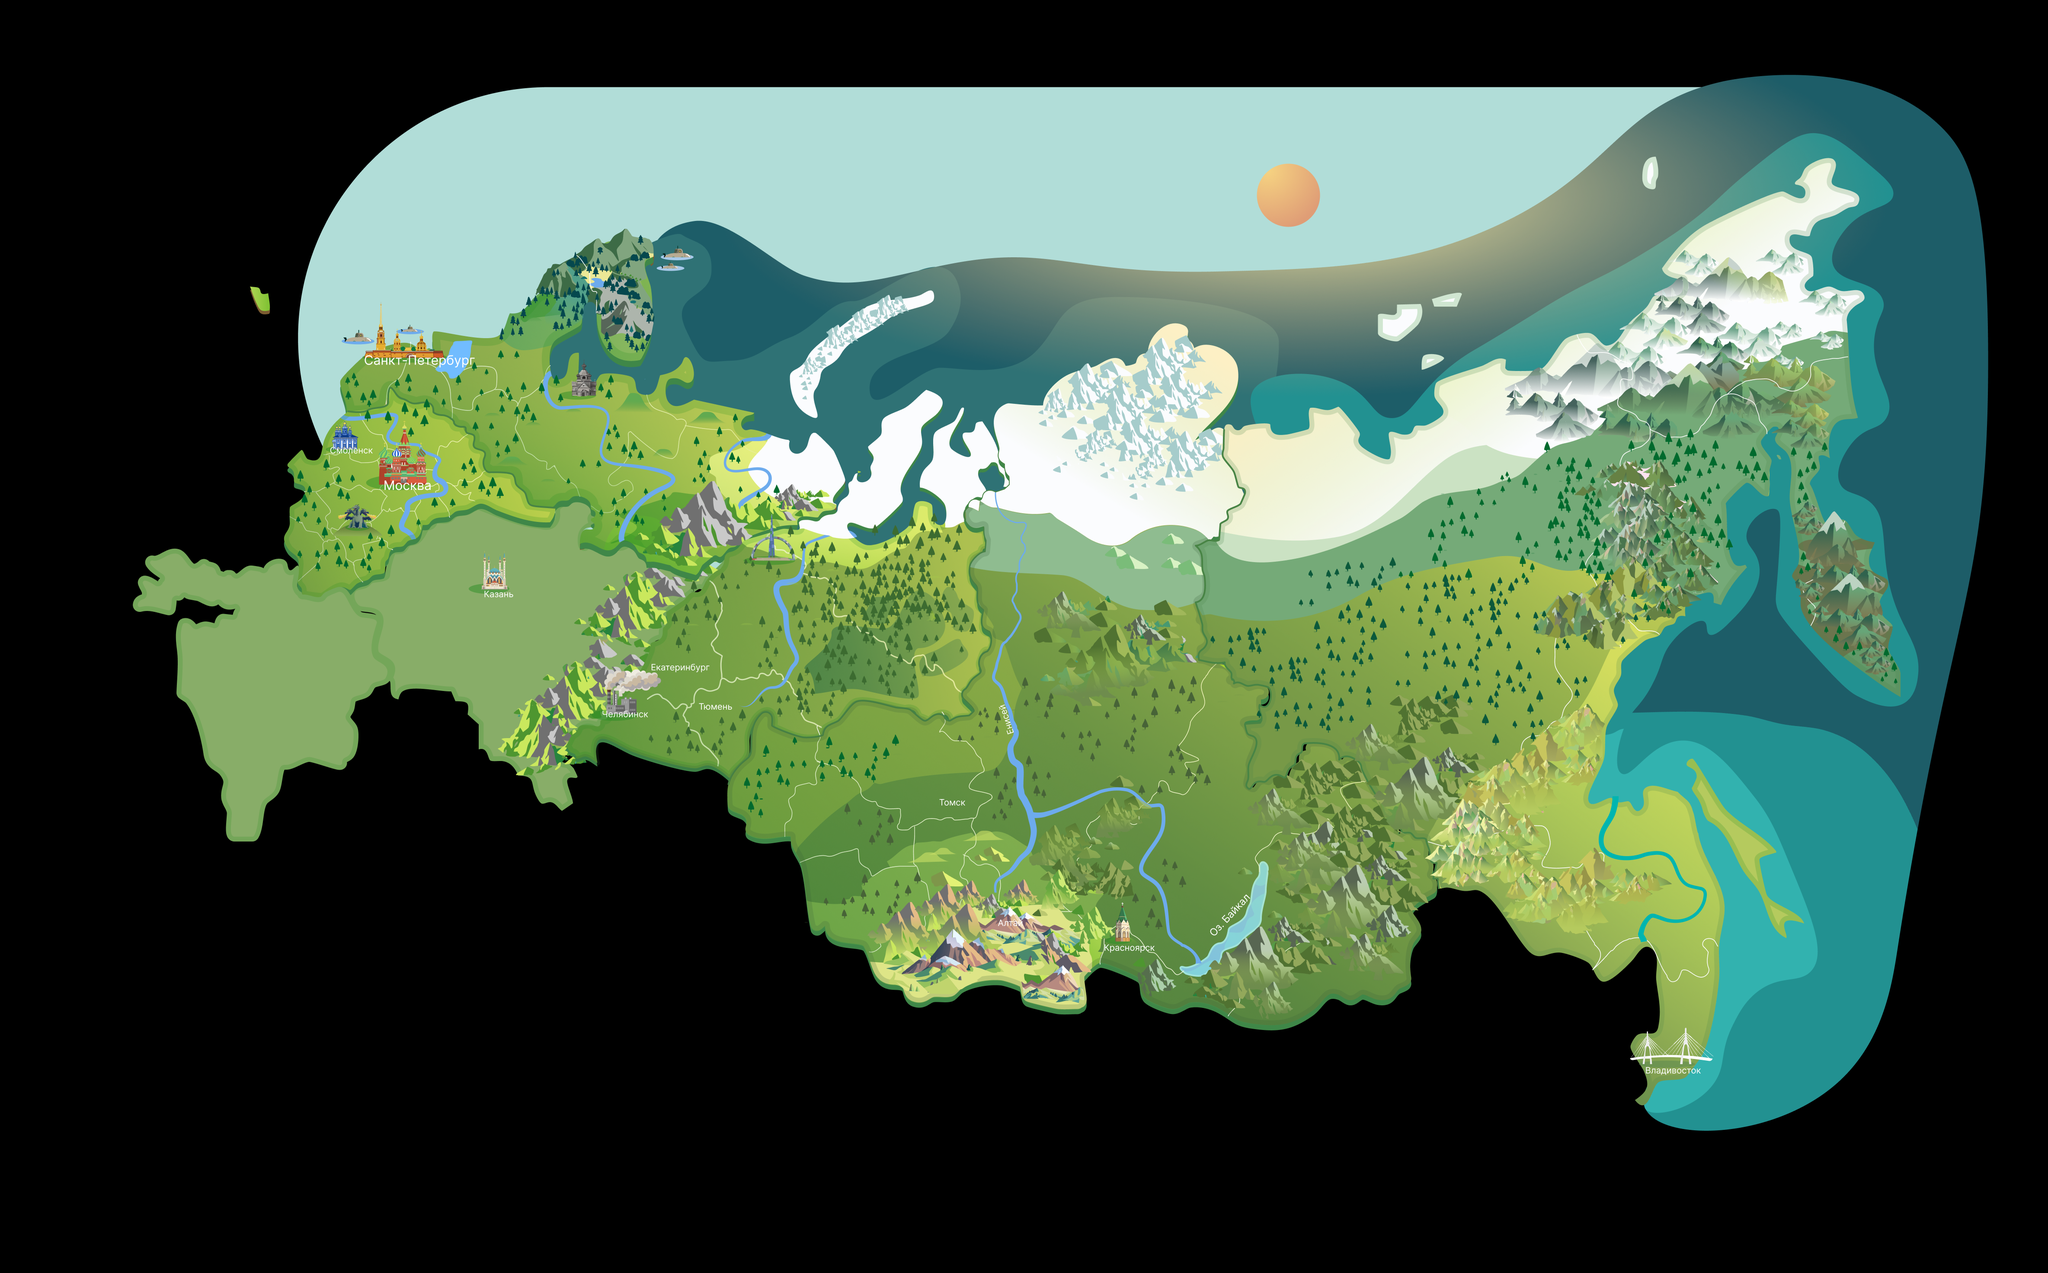

Below is a game level as drawn by its tile map, then a one-line description and the .tmx file that defines it, in full:
An orthogonal 37x23 tile map with 128x128 px tiles, 1 tile layer (Tile Layer 1), 3 tilesets.

<map version="1.10" tiledversion="1.11.1" orientation="orthogonal" renderorder="right-down" width="37" height="23" tilewidth="128" tileheight="128" infinite="0" nextlayerid="2" nextobjectid="1">
 <editorsettings>
  <export target="tiled-gamemap.json" format="json" />
 </editorsettings>
 <tileset firstgid="1" name="gamemap-tileset-part1" tilewidth="128" tileheight="128" tilecount="368" columns="16">
  <image source="../images/map_part1.png" trans="ff00ff" width="2048" height="2944" />
 </tileset>
 <tileset firstgid="369" name="gamemap-tileset-part2" tilewidth="128" tileheight="128" tilecount="368" columns="16">
  <image source="../images/map_part2.png" trans="ff00ff" width="2048" height="2944" />
 </tileset>
 <tileset firstgid="737" name="gamemap-tileset-part3" tilewidth="128" tileheight="128" tilecount="115" columns="5">
  <image source="../images/map_part3.png" trans="ff00ff" width="640" height="2944" />
 </tileset>
 <layer id="1" name="Tile Layer 1" width="37" height="23">
  <data encoding="csv">
1,2,3,4,5,6,7,8,9,10,11,12,13,14,15,16,369,370,371,372,373,374,375,376,377,378,379,380,381,382,383,384,737,738,739,740,741,
17,18,19,20,21,22,23,24,25,26,27,28,29,30,31,32,385,386,387,388,389,390,391,392,393,394,395,396,397,398,399,400,742,743,744,745,746,
33,34,35,36,37,38,39,40,41,42,43,44,45,46,47,48,401,402,403,404,405,406,407,408,409,410,411,412,413,414,415,416,747,748,749,750,751,
49,50,51,52,53,54,55,56,57,58,59,60,61,62,63,64,417,418,419,420,421,422,423,424,425,426,427,428,429,430,431,432,752,753,754,755,756,
65,66,67,68,69,70,71,72,73,74,75,76,77,78,79,80,433,434,435,436,437,438,439,440,441,442,443,444,445,446,447,448,757,758,759,760,761,
81,82,83,84,85,86,87,88,89,90,91,92,93,94,95,96,449,450,451,452,453,454,455,456,457,458,459,460,461,462,463,464,762,763,764,765,766,
97,98,99,100,101,102,103,104,105,106,107,108,109,110,111,112,465,466,467,468,469,470,471,472,473,474,475,476,477,478,479,480,767,768,769,770,771,
113,114,115,116,117,118,119,120,121,122,123,124,125,126,127,128,481,482,483,484,485,486,487,488,489,490,491,492,493,494,495,496,772,773,774,775,776,
129,130,131,132,133,134,135,136,137,138,139,140,141,142,143,144,497,498,499,500,501,502,503,504,505,506,507,508,509,510,511,512,777,778,779,780,781,
145,146,147,148,149,150,151,152,153,154,155,156,157,158,159,160,513,514,515,516,517,518,519,520,521,522,523,524,525,526,527,528,782,783,784,785,786,
161,162,163,164,165,166,167,168,169,170,171,172,173,174,175,176,529,530,531,532,533,534,535,536,537,538,539,540,541,542,543,544,787,788,789,790,791,
177,178,179,180,181,182,183,184,185,186,187,188,189,190,191,192,545,546,547,548,549,550,551,552,553,554,555,556,557,558,559,560,792,793,794,795,796,
193,194,195,196,197,198,199,200,201,202,203,204,205,206,207,208,561,562,563,564,565,566,567,568,569,570,571,572,573,574,575,576,797,798,799,800,801,
209,210,211,212,213,214,215,216,217,218,219,220,221,222,223,224,577,578,579,580,581,582,583,584,585,586,587,588,589,590,591,592,802,803,804,805,806,
225,226,227,228,229,230,231,232,233,234,235,236,237,238,239,240,593,594,595,596,597,598,599,600,601,602,603,604,605,606,607,608,807,808,809,810,811,
241,242,243,244,245,246,247,248,249,250,251,252,253,254,255,256,609,610,611,612,613,614,615,616,617,618,619,620,621,622,623,624,812,813,814,815,816,
257,258,259,260,261,262,263,264,265,266,267,268,269,270,271,272,625,626,627,628,629,630,631,632,633,634,635,636,637,638,639,640,817,818,819,820,821,
273,274,275,276,277,278,279,280,281,282,283,284,285,286,287,288,641,642,643,644,645,646,647,648,649,650,651,652,653,654,655,656,822,823,824,825,826,
289,290,291,292,293,294,295,296,297,298,299,300,301,302,303,304,657,658,659,660,661,662,663,664,665,666,667,668,669,670,671,672,827,828,829,830,831,
305,306,307,308,309,310,311,312,313,314,315,316,317,318,319,320,673,674,675,676,677,678,679,680,681,682,683,684,685,686,687,688,832,833,834,835,836,
321,322,323,324,325,326,327,328,329,330,331,332,333,334,335,336,689,690,691,692,693,694,695,696,697,698,699,700,701,702,703,704,837,838,839,840,841,
337,338,339,340,341,342,343,344,345,346,347,348,349,350,351,352,705,706,707,708,709,710,711,712,713,714,715,716,717,718,719,720,842,843,844,845,846,
353,354,355,356,357,358,359,360,361,362,363,364,365,366,367,368,721,722,723,724,725,726,727,728,729,730,731,732,733,734,735,736,847,848,849,850,851
</data>
 </layer>
</map>